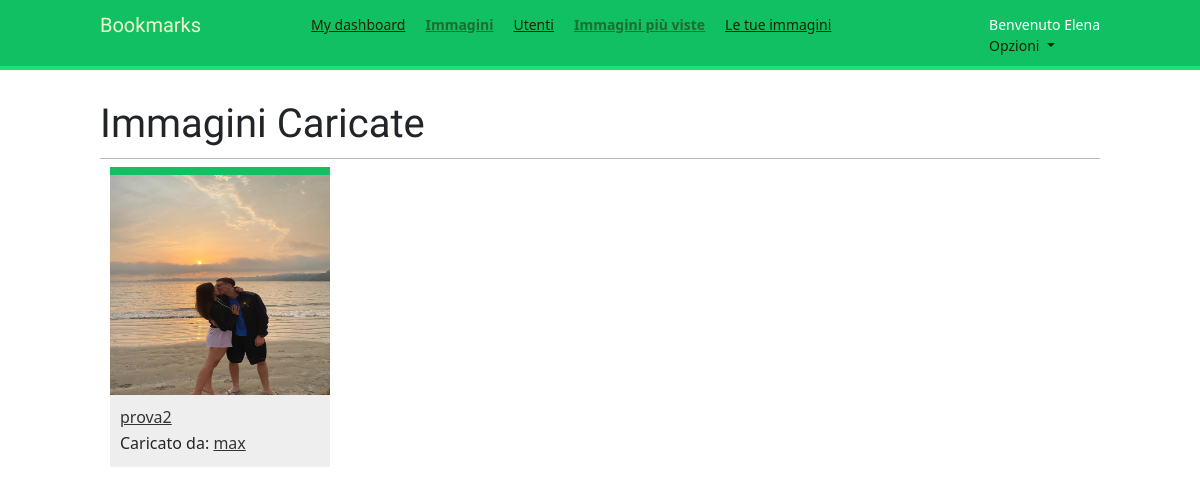
/images/ (signed in), run on an earlier commit of the app's database.
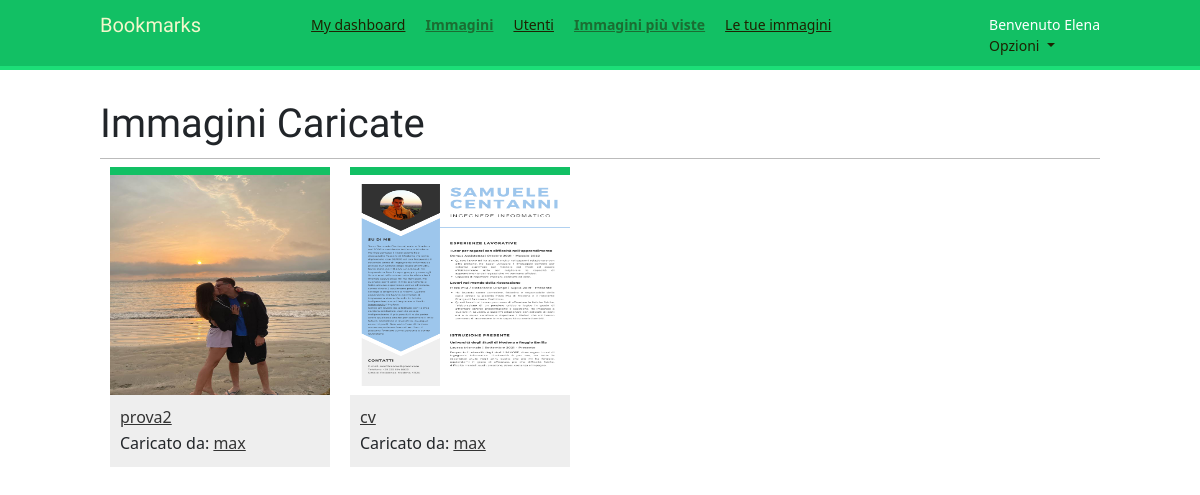
And on a later commit of the database.
### images/models.py (models this page shows, shortened)
class Image(models.Model):
    user = models.ForeignKey(settings.AUTH_USER_MODEL, related_name='images_created', on_delete=models.CASCADE)
    title = models.CharField(max_length=200)
    slug = models.SlugField(max_length=200, blank=True)
    url = models.URLField(blank=True,)
    image = models.ImageField(blank=True, null=True, upload_to='images/%Y/%m/%d')
    description = models.TextField(blank=True)
    created = models.DateField(auto_now_add=True, db_index=True)
    user_like = models.ManyToManyField(settings.AUTH_USER_MODEL, related_name='images_liked', blank=True)
    total_likes = models.PositiveIntegerField(db_index=True, default=0)
    def get_absolute_url(self):
        return reverse('images:detail', args=[self.id, self.slug])

### images/views.py (the view)
# urls.py: path('', views.image_list, name='list'),
@login_required
def image_list(request, images=None):
    if not images:
        images = Image.objects.all()
        private_profiles = Profile.objects.filter(private=True)
        users_with_private_profiles = [profile.user.id for profile in private_profiles]
        followed_users = Contact.objects.filter(user_from=request.user).values_list('user_to_id', flat=True)
        images = images.exclude(user_id__in=users_with_private_profiles)
        images = images.exclude(user=request.user)
        images = images.union(Image.objects.filter(user_id__in=followed_users))
    paginator = Paginator(images, 8)
    page = request.GET.get('page')
    images_only = request.GET.get('images_only')
    try:
        images = paginator.page(page)
    except PageNotAnInteger:
        images = paginator.page(1)
    except EmptyPage:
        if images_only:
            return HttpResponse('')
        images = paginator.page(paginator.num_pages)
    if images_only:
        return render(request, 'images/image/list_images.html', {'section': 'images', 'images': images, 'user': request.user})
    return render(request, 'images/image/list.html', {'section': 'images', 'images': images})

### images/templates/images/image/list.html (shortened to what this page needs)
{% extends "base.html" %}
{% block content %}
    <h1>Immagini Caricate</h1>
    <div id="image-list">
        {% include "images/image/list_images.html" %}
    </div>
{% endblock %}

### images/templates/images/image/list_images.html
{% load thumbnail %}
{% for image in images %}
<div class="image">
    <a href="{{ image.get_absolute_url }}">
        {% thumbnail image.image 300x300 crop="smart" as im %}
        <a href="{{ image.get_absolute_url }}">
            <img src="{{ im.url }}"
        </a>
    </a>
    <div class="info">
        <a href="{{ image.get_absolute_url }}" class="title">
            {{ image.title }}
        </a>
        <p>Caricato da: <a href="{{ image.user.get_absolute_url }}">{{ image.user.username }}</a></p>
    </div>
</div>
{% endfor %}

What changed in the data, as far as the page shows it:
added Image: shows a picture, title "cv", user.username "max"
